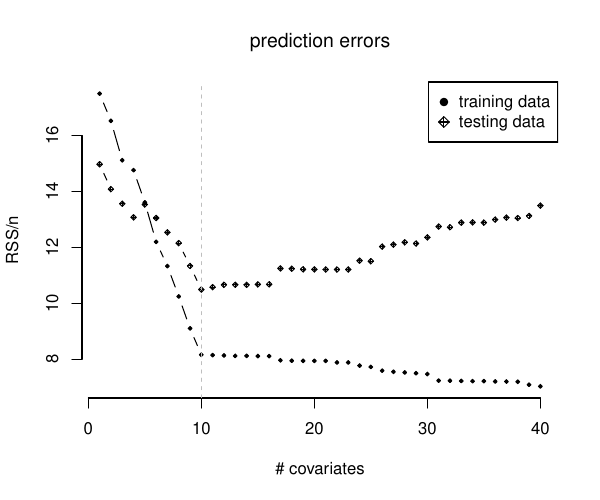

Write R code to recreate this figure.
n = 200
p = 40
beta = c(rep(1, p/4), rep(0, p*3/4))

x.train = matrix(rnorm(n*p), n, p)
y.train = as.vector(x.train%*%beta) + rnorm(n, 0, 3)
data.train = data.frame(x = x.train, y = y.train)
 
 
 
x.test  = matrix(rnorm(n*p), n, p) 
y.test  = as.vector(x.test%*%beta) + rnorm(n, 0, 3)
x.test  = data.frame(x = x.test)

 
 
index      = 1:p
rms.train  = index 
rms.test   = index
for(j in index)
{
	 x.formula    = paste0("x.", 1:j, collapse = "+")
	 reg.formula  = as.formula(paste("y~", x.formula))
	 reg.train    = lm(reg.formula, data = data.train)
	 rms.train[j] = sum((reg.train$residuals)^2)/n
	 
	 pred.test    = predict(reg.train, newdata = x.test)
	 rms.test[j]  = sum((y.test - pred.test)^2)/n
}

pdf("biasvariancetradeoffplot.pdf", height = 5, width = 6)
y.min = min(rms.train, rms.test)
y.max = max(rms.train, rms.test)
plot(rms.train ~ index, 
     ylim = c(y.min, y.max),
     type = "b", pch = 19, cex = 0.5,
     xlab = "# covariates", ylab = "RSS/n",
     font.main = 1,
     main = "prediction errors", bty = "n")
lines(rms.test ~ index, type = "b", pch = 9, cex = 0.5)  
abline(v = 10, lty = 2, col = "grey")   
legend("topright", c("training data", "testing data"), 
       pch = c(19, 9)) 
dev.off()